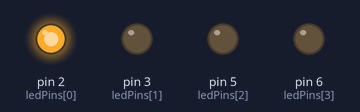
Simulated run of this sketch. Board: Arduino Uno, built with avr-gcc and run on an emulated ATmega328P. Parts: output pins drawn as LEDs (lit = HIGH).

Above: at 0.5 s.
At 2.5 s:
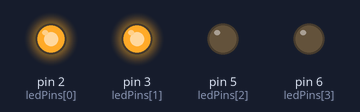
At 4.5 s:
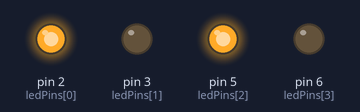
At 9.5 s:
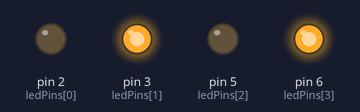
At 13.5 s:
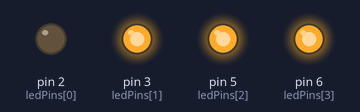
At 18.5 s:
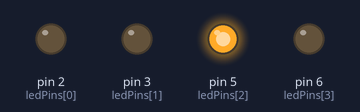
Timing chart, 0 to 19.5 s (numbered marks = the images above):
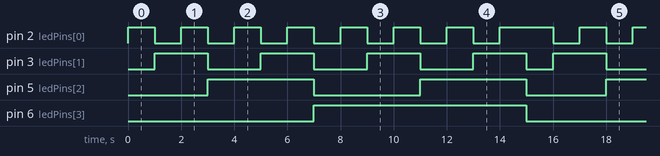

Measured:
- by itself, pin 2 (ledPins[0]): repeats every 15.0 s: 6 × (LOW 1.0 s, HIGH 1.0 s), LOW 1.0 s, HIGH 2.0 s
- by itself, pin 3 (ledPins[1]): repeats every 15.0 s: 3 × (LOW 2.0 s, HIGH 2.0 s), LOW 1.0 s, HIGH 2.0 s
- by itself, pin 5 (ledPins[2]): repeats every 15.0 s: LOW 4.0 s, HIGH 4.0 s, LOW 3.0 s, HIGH 4.0 s
- by itself, pin 6 (ledPins[3]): alternates HIGH for 8.0 s and LOW for 7.0 s

The sketch:

binary-led.ino
```cpp
// Each entry maps a *bit position* to a *physical Arduino pin*.
// The array INDEX (0,1,2,3) is what matters for binary place value —
// the PIN NUMBER (2,3,4,5) is just which wire it happens to be wired to.
//
//   array index 0 -> ones place  (2^0) -> wired to physical pin 2
//   array index 1 -> twos place  (2^1) -> wired to physical pin 3
//   array index 2 -> fours place (2^2) -> wired to physical pin 4
//   array index 3 -> eights place(2^3) -> wired to physical pin 5
const int ledPins[] = {2, 3, 5, 6};

const int numPins = 4;

void setup() {
  // Use a loop to set all pins as OUTPUT without repeating code
  for (int i = 0; i < numPins; i++) {
    pinMode(ledPins[i], OUTPUT);
  }
}

void loop() {
  // Count from 1 to 15 (the max a 4-bit binary number can represent: 1111)
  for (int number = 1; number <= 15; number++) {
    displayBinary(number);
    delay(1000);
  }
}

void displayBinary(int num) {
  // bitRead(value, bitPosition) returns the bit at 'bitPosition' in 'value',
  // counting from the right (bit position 0 = least significant bit, i.e.
  // the ones place / 2^0). Internally it does (value >> bitPosition) & 1 —
  // shift the target bit down to position 0, then mask off everything else.
  //
  // 'i' below is a BIT POSITION / ARRAY INDEX, not a pin number.
  // ledPins[i] looks up which physical pin that bit position controls.
  //
  // Example for number 6 (Binary: 0110):
  //   i=0 -> bitRead(6,0) -> ones place  -> 0 -> ledPins[0] (pin 2) LOW
  //   i=1 -> bitRead(6,1) -> twos place  -> 1 -> ledPins[1] (pin 3) HIGH
  //   i=2 -> bitRead(6,2) -> fours place -> 1 -> ledPins[2] (pin 4) HIGH
  //   i=3 -> bitRead(6,3) -> eights place-> 0 -> ledPins[3] (pin 5) LOW
  //   (0*8 + 1*4 + 1*2 + 0*1 = 6 ✓)

  for (int i = 0; i < numPins; i++) {
    if (bitRead(num, i) == 1) {
      digitalWrite(ledPins[i], HIGH);
    } else {
      digitalWrite(ledPins[i], LOW);
    }
  }
}
```
